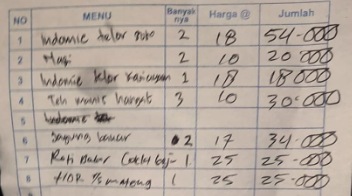
#> input picture receipts/ch-1.png, 352 x 196 px
$ jupyter execute --allow-errors extractor.ipynb
#> lines starting #> are read from the running program, lines starting #| are printed output that depends on the picture; after the words box and inside, x2 and y2 are one past the last pixel; in counts of white or black regions, pixels touching at a corner belong together
#> further down, image is the input picture: shape (196, 352, 3); mean B, G, R 158.9, 168.8, 181.1
[cell 1]
# import dependencies for importing dependencies
import torch
import transformers
from transformers import DonutProcessor

torch.__version__

#> (a cell that did not finish here is left out)

[cell 3]
from PIL import Image # type: ignore
import requests
import matplotlib.pyplot as plt

[cell 4]
# !pip install Pillow==10.4.0

#> (a cell that did not finish here is left out)

#> (a cell that did not finish here is left out)

#> (a cell that did not finish here is left out)

[cell 8]
# [13 lines left out: function normalize_number, not called in this run]

[cell 9]
import re
import json

# [42 lines left out: function parse_receipt, not called in this run]

# Example input
# sequence = '''<s_cord-v2><s_menu><s_nm> SAPI PANAS</s_nm><s_price> 0</s_price><sep/><s_nm> RENGS YAMAS</s_nm><s_price> 0</s_price><sep/><s_nm> MANIS</s_nm><s_price> 0</s_price><sep/><s_nm> G CARD TEAMS</s_nm><s_price> 100,000</s_price></s_menu><s_sub_total><s_subtotal_price> 4</s_subtotal_price></s_sub_total><s_total><s_total_price> Pay Cash 100,000</s_total_price><s_menuqty_cnt> 4</s_menuqty_cnt></s_total>'''

#> (the rest of this cell did not finish here and is left out)

## cleaner 1

[cell 10]
import json
import re

# [19 lines left out: function clean_json_data, not called in this run]

#> (the rest of this cell did not finish here and is left out)

## cleaner 2

[cell 11]
import json
import re

# [34 lines left out: function clean_json_data, not called in this run]

#> (the rest of this cell did not finish here and is left out)

[cell 12]
import cv2
import numpy as np
import pytesseract
from pytesseract import Output

def extract_information_from_bill(image_path):
    def preprocess_image(img_path):
#> called with img_path = 'receipts/ch-1.png'
        img = cv2.imread(img_path)
        gray = cv2.cvtColor(img, cv2.COLOR_BGR2GRAY)
        blur = cv2.GaussianBlur(gray, (5, 5), 0)
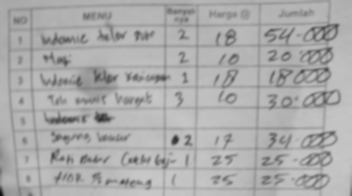
#> blur: shape (196, 352); min 11, max 200, mean 171.4
        thresh = cv2.threshold(blur, 0, 255, cv2.THRESH_BINARY_INV + cv2.THRESH_OTSU)[1]
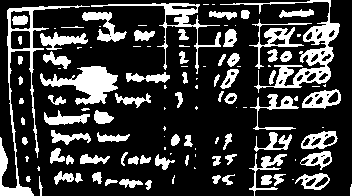
#> thresh: shape (196, 352); 23% white; 117 white regions (43 under 20 px), largest, box (x1, y1, x2, y2) and area: (220, 0, 340, 93) 1902, (0, 5, 90, 196) 1673, (40, 66, 118, 105) 1394
#> (the call stopped at in detect_text_regions, `data = pytesseract.image_to_data(image, output_type=Output.DICT)`: pytesseract is not available in this run)
        return thresh

    def detect_text_regions(image):
        data = pytesseract.image_to_data(image, output_type=Output.DICT)
        n_boxes = len(data['level'])
        for i in range(n_boxes):
            if int(data['conf'][i]) > 60:
                (x, y, w, h) = (data['left'][i], data['top'][i], data['width'][i], data['height'][i])
                cv2.rectangle(image, (x, y), (x + w, y + h), (0, 255, 0), 2)
        return image

    def detect_horizontal_lines(image):
        edges = cv2.Canny(image, 50, 150, apertureSize=3)
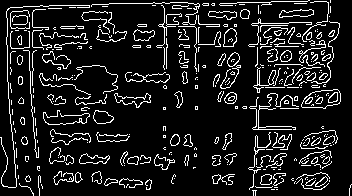
#> edges: shape (196, 352); 11.5% white in thin lines or dots
        lines = cv2.HoughLinesP(edges, 1, np.pi/180, 100, minLineLength=100, maxLineGap=10)
#> lines = [[256, 135, 258, 5]]
        horizontal_lines = []
        if lines is not None:
            for line in lines:
                x1, y1, x2, y2 = line[0]
                if abs(y2 - y1) < 10:
                    horizontal_lines.append((y1, y2))
#> this loop made 1 pass
#> after the loop, horizontal_lines = []
        return horizontal_lines

    img = preprocess_image(image_path)
    detect_text_regions(img)
    lines = detect_horizontal_lines(img)
#> lines = []

    print(lines)
    return img

# Example usage
image_path = 'receipts/ch-1.png'
image = cv2.imread(image_path)

# Pass the image data directly
cropped_image = extract_information_from_bill(image_path)
# Convert BGR (OpenCV format) to RGB (Matplotlib format)
cropped_image_rgb = cv2.cvtColor(cropped_image, cv2.COLOR_BGR2RGB)

# Display the cropped image using matplotlib
plt.imshow(cropped_image_rgb)
plt.axis('off')  # Turn off axis numbers and ticks
plt.show()

$ run again, with receipts/c-10.png copied over receipts/ch-1.png
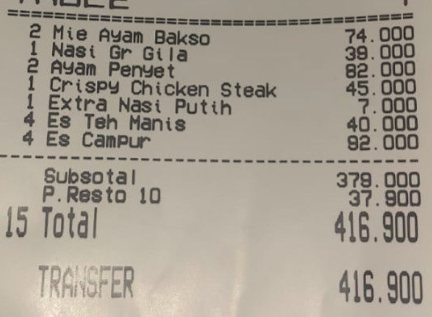
#> input picture receipts/c-10.png, 432 x 317 px
#> image is the input picture: shape (317, 432, 3); mean B, G, R 144.9, 157.5, 165.3
#> in preprocess_image, `thresh = cv2.threshold(blur, 0, 255, cv2.THRESH_BINARY_INV + cv2.THRES..`:
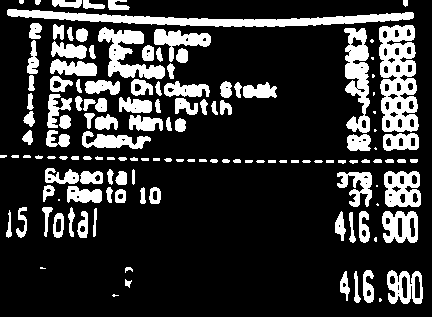
#> thresh: shape (317, 432); 20.1% white; 136 white regions (16 under 20 px), largest, box (x1, y1, x2, y2) and area: (7, 9, 414, 27) 3067, (379, 25, 419, 132) 2928, (344, 28, 370, 133) 1629
#> in detect_horizontal_lines, `edges = cv2.Canny(image, 50, 150, apertureSize=3)`:
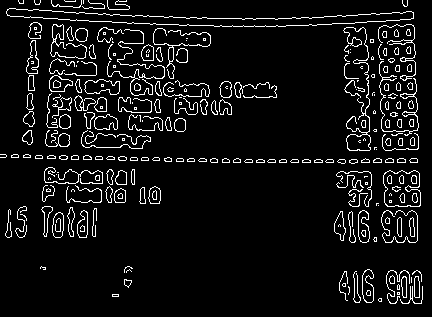
#> edges: shape (317, 432); 7.3% white in thin lines or dots
#> in detect_horizontal_lines, `lines = cv2.HoughLinesP(edges, 1, np.pi/180, 100, minLineLength=100, m..`: lines = [[0, 157, 322, 162], [9, 8, 199, 18], [6, 155, 417, 162], [275, 19, 413, 12]]
#> the loop in detect_horizontal_lines, `for line in lines:` made 4 passes
#> after the loop in detect_horizontal_lines, `for line in lines:`: horizontal_lines = [(157, 162), (155, 162), (19, 12)]
#| [(157, 162), (155, 162), (19, 12)]

$ run again, with receipts/c-2.png copied over receipts/ch-1.png
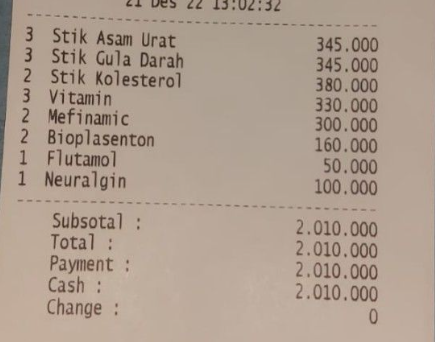
#> input picture receipts/c-2.png, 435 x 342 px
#> image is the input picture: shape (342, 435, 3); mean B, G, R 143.1, 157.3, 174.5
#> in preprocess_image, `thresh = cv2.threshold(blur, 0, 255, cv2.THRESH_BINARY_INV + cv2.THRES..`:
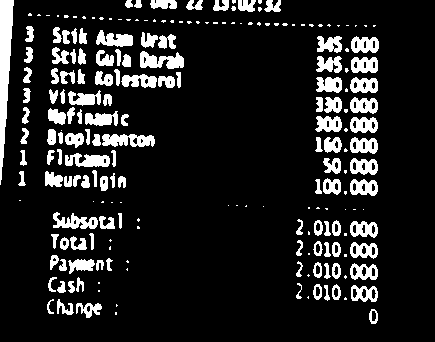
#> thresh: shape (342, 435); 13.4% white; 210 white regions (86 under 20 px), largest, box (x1, y1, x2, y2) and area: (0, 0, 14, 185) 1463, (102, 134, 155, 147) 506, (140, 51, 184, 69) 499
#> in detect_horizontal_lines, `edges = cv2.Canny(image, 50, 150, apertureSize=3)`:
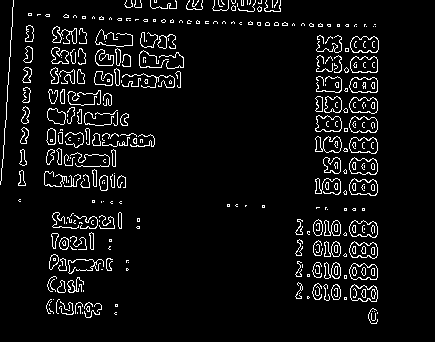
#> edges: shape (342, 435); 6% white in thin lines or dots, all inside (x1, y1, x2, y2) = (0, 0, 379, 324)
#> in detect_horizontal_lines, `lines = cv2.HoughLinesP(edges, 1, np.pi/180, 100, minLineLength=100, m..`: lines = [[6, 106, 13, 1]]
#> the loop in detect_horizontal_lines, `for line in lines:` made 1 pass
#> after the loop in detect_horizontal_lines, `for line in lines:`: horizontal_lines = []
